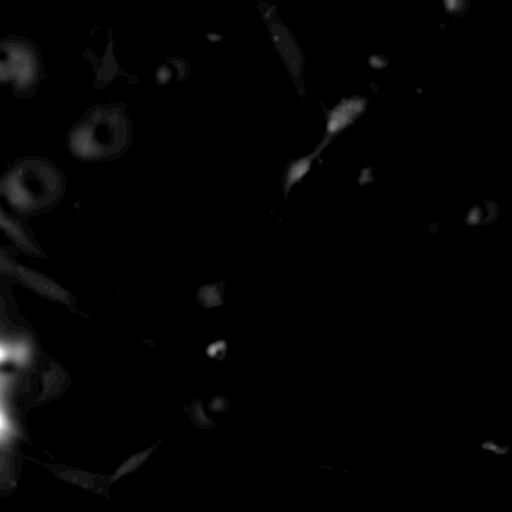
#> input picture example_images/cell_00681.tif, 512 x 512 px; its folder holds 4 pictures in this run
$ python preprocess_resize_3class.py
#> lines starting #> are read from the running program, lines starting #| are printed output that depends on the picture; pictures that were not available may be replaced by others from this repository, and a replacement may not be noted
import skimage
import matplotlib.pyplot as plt
import tifffile as tif
import os
from skimage import io, segmentation, morphology
from skimage.transform import resize
import numpy as np

def create_interior_map(inst_map):
    """
    Parameters
    ----------
    inst_map : (H,W), np.int16
        DESCRIPTION.

    Returns
    -------
    interior : (H,W), np.uint8
        three-class map, values: 0,1,2
        0: background
        1: interior
        2: boundary
    """
    # create interior-edge map
    boundary = segmentation.find_boundaries(inst_map, mode='inner')
    boundary = morphology.binary_dilation(boundary, morphology.disk(1))

    interior_temp = np.logical_and(~boundary, inst_map > 0)
    # interior_temp[boundary] = 0
    interior_temp = morphology.remove_small_objects(interior_temp, min_size=16)
    interior = np.zeros_like(inst_map, dtype=np.uint8)
    interior[interior_temp] = 1
    interior[boundary] = 2
    return interior


join = os.path.join
img_size = 512

img_path = "./example_images"
gt_path = "./example_labels"
output_path = "./resized"
os.makedirs(output_path, exist_ok=True)

img_names = sorted(os.listdir(img_path))
gt_names = [img_name.split('.')[0]+'_label.tiff' for img_name in img_names]

for img_name, gt_name in zip(img_names, gt_names):
    # Load image
    if img_name.endswith('.tif') or img_name.endswith('.tiff'):
        img_data = tif.imread(join(img_path, img_name))
#> img_data is the input picture: shape (512, 512) uint16; min 0, max 6754, mean 113.8
    else:
        img_data = io.imread(join(img_path, img_name))

    # Convert to grayscale if RGB
    if img_data.ndim == 3:
        img_data = np.mean(img_data, axis=2)  # naive grayscale conversion

    # Resize and expand dims to (512, 512, 1)
    img_resized = resize(img_data, (512, 512), preserve_range=True, anti_aliasing=True).astype(np.uint8)
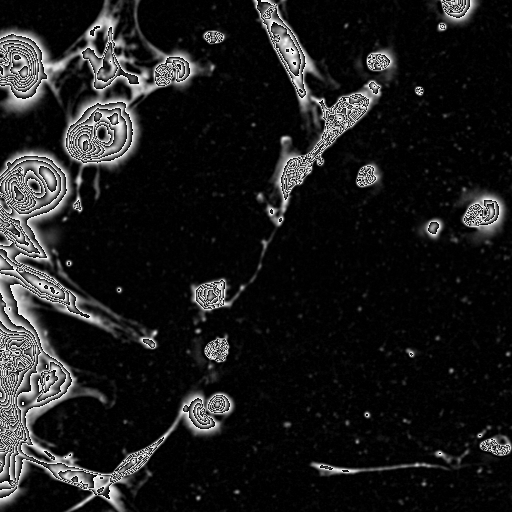
#> img_resized: shape (512, 512); min 0, max 255, mean 28.3
    img_resized = img_resized[:, :, np.newaxis]

    # Save as .tif
    out_name = os.path.splitext(img_name)[0] + ".tif"
    out_path_images = join(output_path, "images")
    os.makedirs(out_path_images, exist_ok=True)
    tif.imwrite(join(out_path_images, out_name), img_resized)

    # Resize ground truth the same way if needed
    out_path_labels = join(output_path, "labels")
    os.makedirs(out_path_labels, exist_ok=True)
    gt_data = tif.imread(join(gt_path, gt_name))
    # Conver instance bask to three-class mask: interior, boundary
    interior_map = create_interior_map(gt_data.astype(np.int16))
#> in create_interior_map, `boundary = segmentation.find_boundaries(inst_map, mode='inner')`:
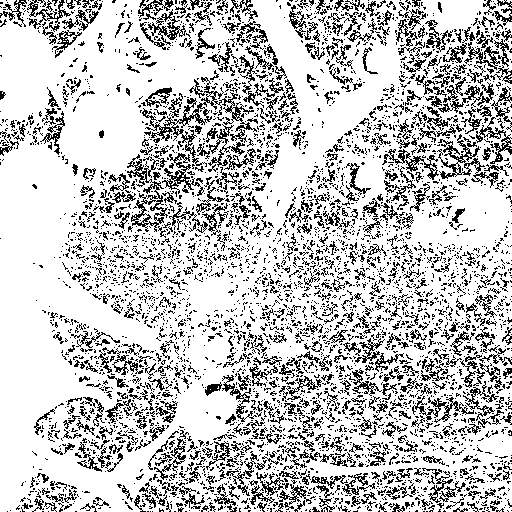
#> boundary: shape (512, 512) bool; 77.1% white; black in thin lines or dots
#> in create_interior_map, `boundary = morphology.binary_dilation(boundary, morphology.disk(1))`:
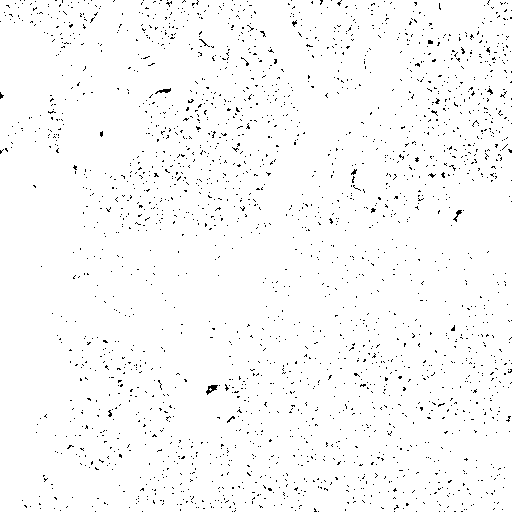
#> boundary: shape (512, 512) bool; 97.9% white; black in thin lines or dots
#> in create_interior_map, `interior_temp = np.logical_and(~boundary, inst_map > 0)`: interior_temp: shape (512, 512) bool; every value is 0
#> interior_map: shape (512, 512); values 0 (black) and 2 (white), 97.9% white; black in thin lines or dots
    gt_resized = resize(interior_map, (512, 512), preserve_range=True, order=0).astype(np.uint8)
    tif.imwrite(join(out_path_labels, f"{img_name.split('.')[0]}_label.tif"), gt_resized)
#> pass 2 of the loop `for img_name, gt_name in zip(img_names, gt_names):`:
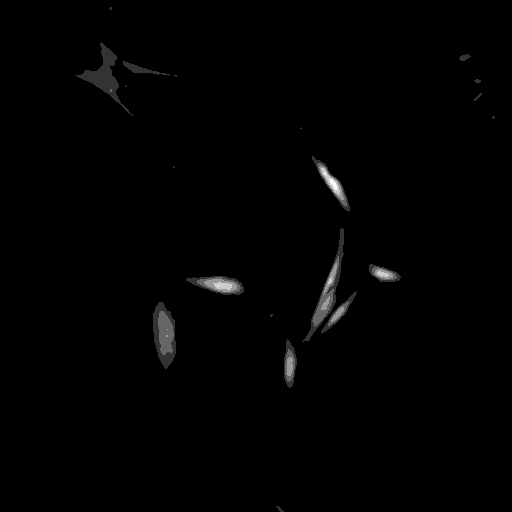
#> input picture example_images/cell_00682.tif, 512 x 512 px
#> img_data is the input picture: shape (512, 512) uint16; min 0, max 1384, mean 19.7
#> in create_interior_map (call 2), `boundary = segmentation.find_boundaries(inst_map, mode='inner')`:
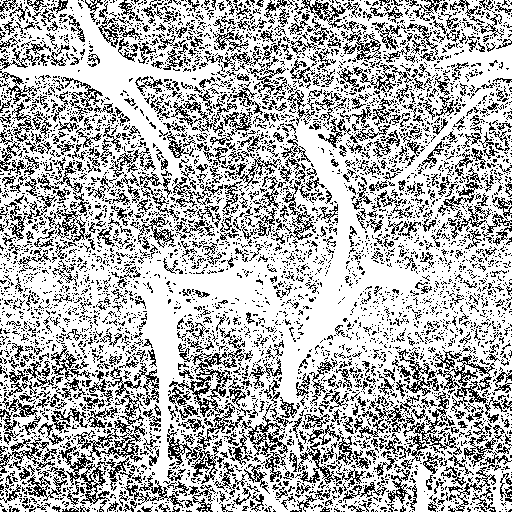
#> boundary: shape (512, 512) bool; 70.3% white; black in thin lines or dots
#> in create_interior_map (call 2), `boundary = morphology.binary_dilation(boundary, morphology.disk(1))`:
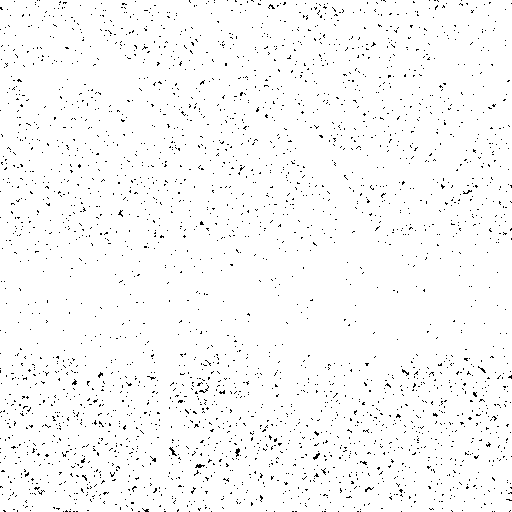
#> boundary: shape (512, 512) bool; 97.6% white; black in thin lines or dots
#> interior_map: shape (512, 512); values 0 (black) and 2 (white), 97.6% white; black in thin lines or dots
#> pass 3 of the loop `for img_name, gt_name in zip(img_names, gt_names):`:
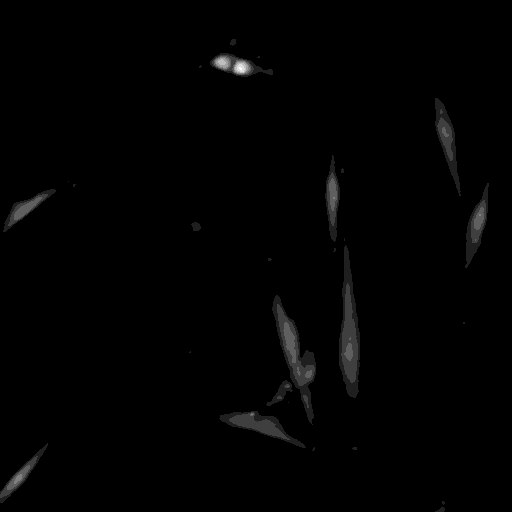
#> input picture example_images/cell_00683.tif, 512 x 512 px
#> img_data is the input picture: shape (512, 512) uint16; min 0, max 2091, mean 31.7
#> `img_resized = resize(img_data, (512, 512), preserve_range=True, anti_a..`:
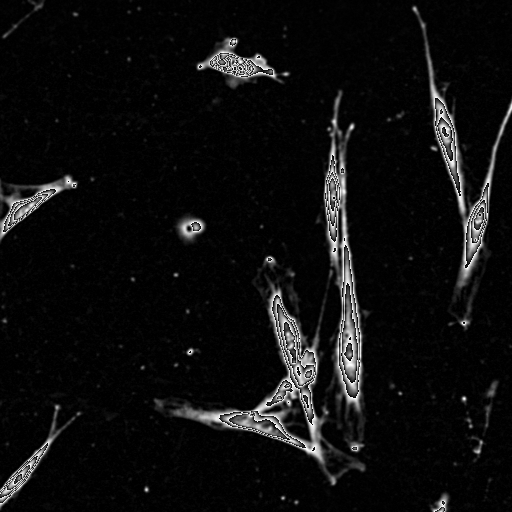
#> img_resized: shape (512, 512); min 0, max 255, mean 13.8
#> (the run stopped early here; a loop or call above may not have finished)
